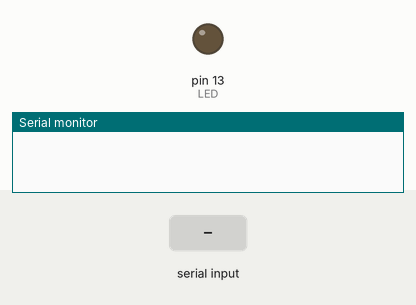
Recording of a sketch running on a simulated Arduino Uno, built with avr-gcc and run on an emulated ATmega328P. Shown: output pins drawn as LEDs (lit = HIGH), the last lines printed to the serial monitor. The inputs (shaded band) are chosen by the test bench.

Above: at 1.2 s.
1.3 s: "H" received over Serial
At 2.5 s:
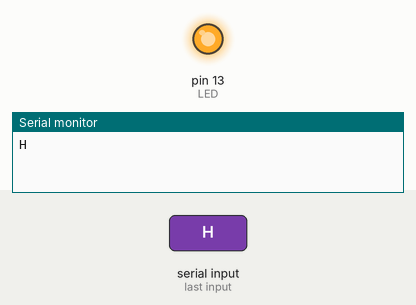
2.8 s: "L" received over Serial
At 3.8 s:
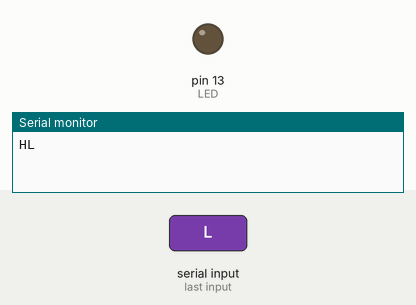
Timing chart, 0 to 5.8 s (numbered marks = the images above; inputs shaded):
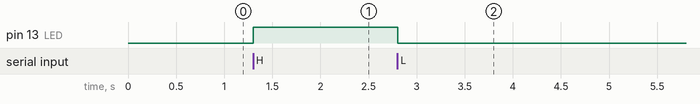

Measured:
- after the input at 1.3 s, pin 13 (LED): LOW → HIGH at once
- after the input at 2.8 s, pin 13 (LED): HIGH → LOW at once

The sketch:

HC12Rxr.ino
```cpp
const int LED = 13;
void setup() {
  // initialize serial:
  Serial.begin(2400);
  pinMode(LED, OUTPUT);
}

void loop() {

}

void serialEvent() {
  while (Serial.available()) {
    // get the new byte:
    char inChar = (char)Serial.read();
    Serial.print(inChar);
    if (inChar == 'H') {
      digitalWrite(LED,HIGH);
    }
    if (inChar == 'L') {
      digitalWrite(LED,LOW);
    }
  }
}
```
